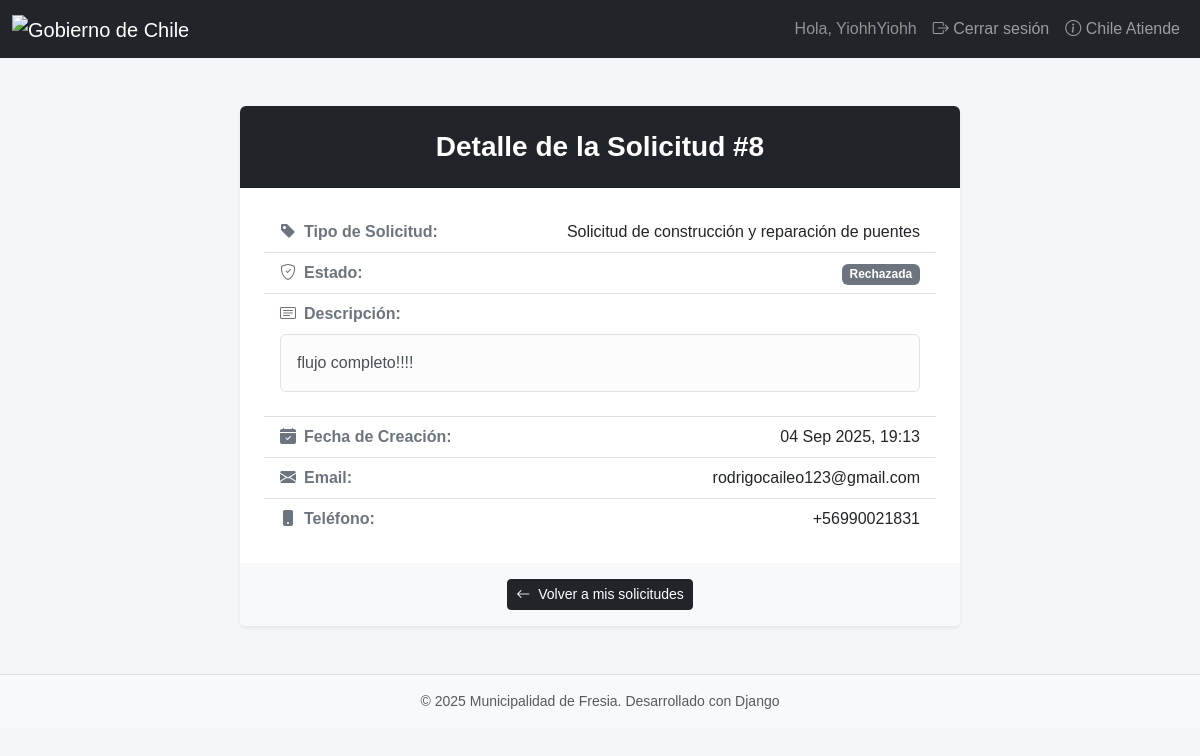
The page /solicitud/8/ (signed in) on the database its author committed.
### solicitudesF/models.py (models this page shows, shortened)
class Solicitud(models.Model):
    usuario = models.ForeignKey(
        User,
        on_delete=models.CASCADE,
        null=True, # Permite que sea nulo para solicitudes anónimas
        blank=True, # Permite que sea opcional en formularios
        related_name='solicitudes',
        verbose_name="Usuario"
    )
    tipo_solicitud = models.ForeignKey(
        TipoSolicitud, # Referencia directa al modelo TipoSolicitud
        on_delete=models.SET_NULL, # Si un TipoSolicitud se borra, este campo en Solicitud se pone a NULL
        null=True, # Permite que el campo sea NULL en la base de datos
        blank=True, # Permite que el campo sea opcional en el formulario
        related_name='solicitudes', # Nombre inverso para acceder desde TipoSolicitud
        verbose_name="Tipo de Solicitud"
    )
    email = models.EmailField(
        verbose_name="Correo Electrónico",
        help_text="Ingresa tu correo electrónico."
    )
    telefono = models.CharField(
        max_length=12, # Ej: +56912345678 (considerando prefijo y 9 dígitos)
        verbose_name="Teléfono Celular",
        help_text="Formato: +56912345678"
    )
    descripcion = models.TextField(
        verbose_name="Descripción de la Solicitud",
        help_text="Detalla tu solicitud aquí."
    )
    adjunto = models.FileField(
        upload_to='solicitudes_adjuntos/', # Los archivos se guardarán aquí dentro de MEDIA_ROOT
        blank=True, # El campo no es obligatorio
        null=True, # Puede ser nulo en la BD
        verbose_name="Archivo Adjunto",
        help_text="Adjunta documentos relevantes (ej. PDF, imágenes)."
    )
    nombre_completo = models.CharField(
        max_length=255,
        blank=True,
        null=True,
        verbose_name="Nombre Completo (Clave Única)"
    )
    rut = models.CharField(
        max_length=12, # Ej: 12.345.678-K
        blank=True,
        null=True,
        verbose_name="RUT (Clave Única)"
    )
    fecha_creacion = models.DateTimeField(
        auto_now_add=True, # Se asigna automáticamente al crear la solicitud
        verbose_name="Fecha de Creación"
    )
    estado = models.CharField(
        max_length=50,
        default='Pendiente',
        choices=[
            ('Pendiente', 'Pendiente'),
            ('En Proceso', 'En Proceso'),
            ('Resuelta', 'Resuelta'),
            ('Rechazada', 'Rechazada'),
        ],
        verbose_name="Estado de la Solicitud"
    )
    class Meta:
        verbose_name = "Solicitud"
        verbose_name_plural = "Solicitudes"
        ordering = ['-fecha_creacion'] # Las solicitudes más recientes primero

class TipoSolicitud(models.Model):
    nombre = models.CharField(
        max_length=100,
        verbose_name="Nombre de la Solicitud",
        help_text="Ej: Solicitud de reparación de baches"
    )
    direccion = models.CharField(
        max_length=100,
        verbose_name="Dirección Responsable",
        help_text="Ej: Dirección de Operaciones"
    )
    descripcion_corta = models.TextField(
        verbose_name="Descripción Corta",
        help_text="Breve descripción del objetivo de esta solicitud."
    )
    class Meta:
        verbose_name = "Tipo de Solicitud"
        verbose_name_plural = "Tipos de Solicitudes"
        ordering = ['nombre'] # Ordena por nombre por defecto

### solicitudesF/views.py (the view)
# urls.py: path('solicitud/<int:solicitud_id>/', views.detalle_solicitud, name='detalle_solicitud'),
@login_required
def detalle_solicitud(request, solicitud_id):
    solicitud = get_object_or_404(Solicitud, pk=solicitud_id, usuario=request.user)
    return render(request, 'solicitudesF/detalle_solicitud.html', {'solicitud': solicitud})

### solicitudesF/templates/solicitudesF/detalle_solicitud.html (shortened to what this page needs)
{% extends 'solicitudesF/base.html' %}
{% load static %}
{% block content %}
<div class="container my-5">
    <div class="row justify-content-center">
        <div class="col-lg-8">
            <div class="card shadow-sm border-0">
                <div class="card-header bg-dark text-white text-center py-4 rounded-top-2">
                    <h3 class="mb-0 fw-bold">Detalle de la Solicitud #{{ solicitud.id }}</h3>
                </div>
                <div class="card-body p-4">
                    <ul class="list-group list-group-flush">
                        <li class="list-group-item d-flex justify-content-between align-items-center">
                            <span class="text-secondary fw-bold">
                                <i class="bi bi-tag-fill me-2 text-primary-custom"></i>Tipo de Solicitud:
                            </span>
                            <span class="text-end">{{ solicitud.tipo_solicitud.nombre }}</span>
                        </li>
                        <li class="list-group-item d-flex justify-content-between align-items-center">
                            <span class="text-secondary fw-bold">
                                <i class="bi bi-shield-check me-2 text-primary-custom"></i>Estado:
                            </span>
                            <span class="text-end">
                                {% if solicitud.estado == 'Pendiente' %}
                                <span class="badge bg-warning text-dark">{{ solicitud.estado }}</span>
                                {% elif solicitud.estado == 'En Proceso' %}
                                <span class="badge bg-info text-dark">{{ solicitud.estado }}</span>
                                {% elif solicitud.estado == 'Resuelta' %}
                                <span class="badge bg-success">{{ solicitud.estado }}</span>
                                {% elif solicitud.estado == 'Rechazada' %}
                                <span class="badge bg-secondary">{{ solicitud.estado }}</span>
                                {% endif %}
                            </span>
                        </li>
                        <li class="list-group-item">
                            <span class="d-block text-secondary fw-bold mb-2">
                                <i class="bi bi-card-text me-2 text-primary-custom"></i>Descripción:
                            </span>
                            <div class="alert alert-light border rounded p-3">{{ solicitud.descripcion }}</div>
                        </li>
                        <li class="list-group-item d-flex justify-content-between align-items-center">
                            <span class="text-secondary fw-bold">
                                <i class="bi bi-calendar-check-fill me-2 text-primary-custom"></i>Fecha de Creación:
                            </span>
                            <span class="text-end">{{ solicitud.fecha_creacion|date:"d M Y, H:i" }}</span>
                        </li>
                        <li class="list-group-item d-flex justify-content-between align-items-center">
                            <span class="text-secondary fw-bold">
                                <i class="bi bi-envelope-fill me-2 text-primary-custom"></i>Email:
                            </span>
                            <span class="text-end">{{ solicitud.email }}</span>
                        </li>
                        <li class="list-group-item d-flex justify-content-between align-items-center">
                            <span class="text-secondary fw-bold">
                                <i class="bi bi-phone-fill me-2 text-primary-custom"></i>Teléfono:
                            </span>
                            <span class="text-end">{{ solicitud.telefono }}</span>
                        </li>
                    </ul>
                </div>
                <div class="card-footer bg-light border-0 text-center p-3">
                    <a href="{% url 'solicitudesF:mis_solicitudes' %}" class="btn btn-dark btn-sm">
                        <i class="bi bi-arrow-left me-2"></i>Volver a mis solicitudes
                    </a>
                </div>
            </div>
        </div>
    </div>
</div>
{% endblock %}

### solicitudesF/templates/solicitudesF/base.html (shortened to what this page needs)
{% load static %}
<!DOCTYPE html>
<html lang="es">
<head>
    <link href="https://cdn.jsdelivr.net/npm/bootstrap@5.3.0/dist/css/bootstrap.min.css" rel="stylesheet">
    <link rel="stylesheet" href="https://cdn.jsdelivr.net/npm/bootstrap-icons@1.11.3/font/bootstrap-icons.min.css">
    <link rel="stylesheet" href="{% static 'solicitudesF/css/styles.css' %}">
</head>
<body>
    <nav class="navbar navbar-expand-lg navbar-dark bg-dark">
        <div class="container-fluid">
            <a class="navbar-brand" href="{% url 'solicitudesF:home' %}">
                <img src="https://cdn.digital.gob.cl/framework/img/gob-header.svg" alt="Gobierno de Chile" height="40">
            </a>
            <div class="collapse navbar-collapse" id="navbarNav">
                <ul class="navbar-nav ms-auto">
                    {% if user.is_authenticated %}
                    <li class="nav-item">
                        <span class="nav-link disabled text-white-50">Hola, {{ user.username }}</span>
                    </li>
                    <li class="nav-item">
                        <a class="nav-link" href="{% url 'logout' %}">
                            <i class="bi bi-box-arrow-right"></i> Cerrar sesión
                        </a>
                    </li>
                    {% endif %}
                    <li class="nav-item">
                        <a class="nav-link" href="https://www.chileatiende.gob.cl/" target="_blank">
                            <i class="bi bi-info-circle"></i> Chile Atiende
                        </a>
                    </li>
                </ul>
            </div>
        </div>
    </nav>
    <main class="container mt-4">
        {% block content %}
        {% endblock %}
    </main>
    <footer class="bg-light text-center py-3 mt-4 border-top">
        <p class="mb-0 small text-muted">
            © {{ year|default:2025 }} Municipalidad de Fresia. Desarrollado con Django
        </p>
    </footer>
</body>
</html>

### solicitudesF/static/solicitudesF/css/styles.css (style rules this page uses)
body { font-family: Arial, sans-serif; background-color: #f5f6fa; margin: 0; padding: 0; }

### rows shown on the page
Solicitud: id "8", tipo_solicitud.nombre "Solicitud de construcción y reparación de puentes", estado "Rechazada", descripcion "flujo completo!!!!", fecha_creacion "04 Sep 2025, 19:13", email "rodrigocaileo123@gmail.com", telefono "+56990021831"

### other values the page prints
{{ user.username }} "YiohhYiohh"
{{ year|default:2025 }} "2025"
